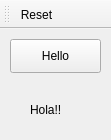
<?xml version="1.0" encoding="UTF-8"?>
<ui version="4.0">
 <class>MainWindow</class>
 <widget class="QMainWindow" name="MainWindow">
  <property name="geometry">
   <rect>
    <x>0</x>
    <y>0</y>
    <width>111</width>
    <height>140</height>
   </rect>
  </property>
  <property name="windowTitle">
   <string>MainWindow</string>
  </property>
  <widget class="QWidget" name="centralwidget">
   <widget class="QLabel" name="helloLabel">
    <property name="geometry">
     <rect>
      <x>30</x>
      <y>70</y>
      <width>63</width>
      <height>22</height>
     </rect>
    </property>
    <property name="text">
     <string>Hola!!</string>
    </property>
   </widget>
   <widget class="QPushButton" name="helloPushButton">
    <property name="geometry">
     <rect>
      <x>10</x>
      <y>10</y>
      <width>91</width>
      <height>34</height>
     </rect>
    </property>
    <property name="text">
     <string>Hello</string>
    </property>
   </widget>
  </widget>
  <widget class="QToolBar" name="toolBar">
   <property name="windowTitle">
    <string>toolBar</string>
   </property>
   <attribute name="toolBarArea">
    <enum>TopToolBarArea</enum>
   </attribute>
   <attribute name="toolBarBreak">
    <bool>false</bool>
   </attribute>
   <addaction name="actionReset"/>
  </widget>
  <action name="actionReset">
   <property name="icon">
    <iconset>
     <normaloff>reset_128x128.png</normaloff>reset_128x128.png</iconset>
   </property>
   <property name="text">
    <string>Reset</string>
   </property>
   <property name="toolTip">
    <string>Reset</string>
   </property>
  </action>
 </widget>
 <resources/>
 <connections/>
</ui>
